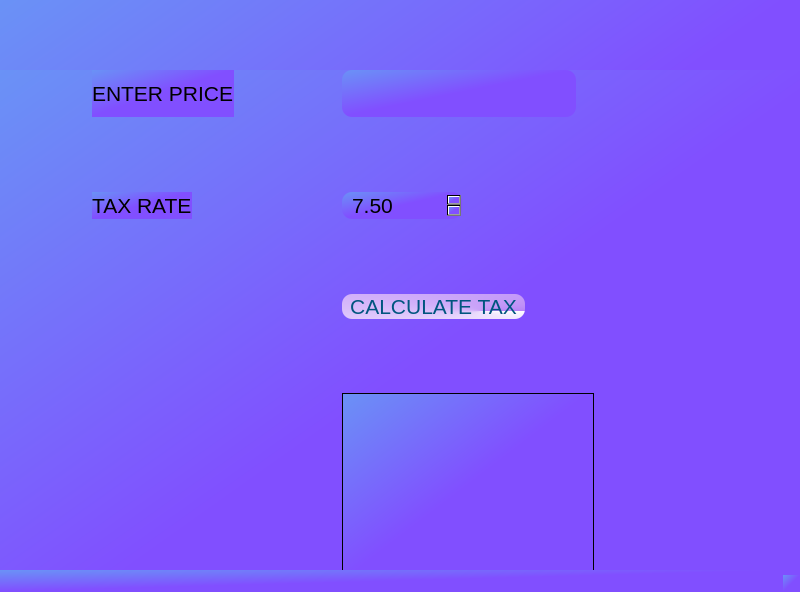
<?xml version="1.0" encoding="UTF-8"?>
<ui version="4.0">
 <class>Tax_Calculator</class>
 <widget class="QMainWindow" name="Tax_Calculator">
  <property name="geometry">
   <rect>
    <x>0</x>
    <y>0</y>
    <width>800</width>
    <height>592</height>
   </rect>
  </property>
  <property name="minimumSize">
   <size>
    <width>500</width>
    <height>500</height>
   </size>
  </property>
  <property name="font">
   <font>
    <family>Yu Gothic UI Semibold</family>
    <pointsize>12</pointsize>
    <weight>75</weight>
    <bold>true</bold>
   </font>
  </property>
  <property name="windowTitle">
   <string>Tax Calculator</string>
  </property>
  <property name="styleSheet">
   <string notr="true">QTextEdit#textEdit_output{
color:rgb(0, 0, 0);
background color:rgb(255, 255, 255);
}
QPushButton{
color:rgb(0, 85, 127);
border: 2px rgb(170, 170, 255);
border-radius: 10px;
padding:0 8px;
background: qconicalgradient(cx:0.755682, cy:0.682, angle:5, stop:0 rgba(183, 131, 246, 255), stop:1 rgba(255, 255, 255, 255));}
QLineEdit#lineEdit_price{
color:rgb(0, 0, 0);
border: 2px rgb(85, 0, 0);
border:10px  rgb(255, 85, 0) ;
border-radius: 10px;
padding:10 8px
}
QDoubleSpinBox#doubleSpinBox_rate{
color:rgb(0, 0, 0);
border: 2px rgb(170, 170, 255);
border:1px  rgb(170, 170, 255) ;
border-radius: 10px;
padding:0 8px
}

*
{
background:qlineargradient(spread:pad, x1:0, y1:0, x2:1, y2:1, stop:0 rgba(106, 146, 246, 255), stop:0.488636 rgba(129, 79, 255, 255));
}</string>
  </property>
  <widget class="QWidget" name="centralwidget">
   <widget class="QWidget" name="layoutWidget">
    <property name="geometry">
     <rect>
      <x>0</x>
      <y>70</y>
      <width>846</width>
      <height>604</height>
     </rect>
    </property>
    <layout class="QGridLayout" name="gridLayout">
     <item row="0" column="0">
      <spacer name="horizontalSpacer_9">
       <property name="orientation">
        <enum>Qt::Horizontal</enum>
       </property>
       <property name="sizeHint" stdset="0">
        <size>
         <width>88</width>
         <height>20</height>
        </size>
       </property>
      </spacer>
     </item>
     <item row="0" column="1" colspan="2">
      <widget class="QLabel" name="label_EnterPrice">
       <property name="font">
        <font>
         <pointsize>16</pointsize>
        </font>
       </property>
       <property name="text">
        <string>ENTER PRICE</string>
       </property>
      </widget>
     </item>
     <item row="0" column="3">
      <spacer name="horizontalSpacer">
       <property name="orientation">
        <enum>Qt::Horizontal</enum>
       </property>
       <property name="sizeHint" stdset="0">
        <size>
         <width>98</width>
         <height>20</height>
        </size>
       </property>
      </spacer>
     </item>
     <item row="0" column="4" colspan="4">
      <widget class="QLineEdit" name="lineEdit_price">
       <property name="font">
        <font>
         <pointsize>16</pointsize>
        </font>
       </property>
       <property name="autoFillBackground">
        <bool>false</bool>
       </property>
       <property name="styleSheet">
        <string notr="true"/>
       </property>
      </widget>
     </item>
     <item row="0" column="8" colspan="2">
      <spacer name="horizontalSpacer_3">
       <property name="orientation">
        <enum>Qt::Horizontal</enum>
       </property>
       <property name="sizeHint" stdset="0">
        <size>
         <width>248</width>
         <height>20</height>
        </size>
       </property>
      </spacer>
     </item>
     <item row="1" column="5">
      <spacer name="verticalSpacer">
       <property name="orientation">
        <enum>Qt::Vertical</enum>
       </property>
       <property name="sizeHint" stdset="0">
        <size>
         <width>20</width>
         <height>58</height>
        </size>
       </property>
      </spacer>
     </item>
     <item row="2" column="0">
      <spacer name="horizontalSpacer_10">
       <property name="orientation">
        <enum>Qt::Horizontal</enum>
       </property>
       <property name="sizeHint" stdset="0">
        <size>
         <width>88</width>
         <height>20</height>
        </size>
       </property>
      </spacer>
     </item>
     <item row="2" column="1">
      <widget class="QLabel" name="label_TaxRate">
       <property name="font">
        <font>
         <pointsize>16</pointsize>
        </font>
       </property>
       <property name="text">
        <string>TAX RATE</string>
       </property>
      </widget>
     </item>
     <item row="2" column="2" colspan="2">
      <spacer name="horizontalSpacer_2">
       <property name="orientation">
        <enum>Qt::Horizontal</enum>
       </property>
       <property name="sizeHint" stdset="0">
        <size>
         <width>128</width>
         <height>20</height>
        </size>
       </property>
      </spacer>
     </item>
     <item row="2" column="4" colspan="2">
      <widget class="QDoubleSpinBox" name="doubleSpinBox_rate">
       <property name="font">
        <font>
         <pointsize>16</pointsize>
        </font>
       </property>
       <property name="mouseTracking">
        <bool>false</bool>
       </property>
       <property name="minimum">
        <double>7.500000000000000</double>
       </property>
       <property name="singleStep">
        <double>0.010000000000000</double>
       </property>
      </widget>
     </item>
     <item row="2" column="6" colspan="4">
      <spacer name="horizontalSpacer_4">
       <property name="orientation">
        <enum>Qt::Horizontal</enum>
       </property>
       <property name="sizeHint" stdset="0">
        <size>
         <width>338</width>
         <height>20</height>
        </size>
       </property>
      </spacer>
     </item>
     <item row="3" column="5">
      <spacer name="verticalSpacer_2">
       <property name="orientation">
        <enum>Qt::Vertical</enum>
       </property>
       <property name="sizeHint" stdset="0">
        <size>
         <width>20</width>
         <height>68</height>
        </size>
       </property>
      </spacer>
     </item>
     <item row="4" column="0" colspan="4">
      <spacer name="horizontalSpacer_7">
       <property name="orientation">
        <enum>Qt::Horizontal</enum>
       </property>
       <property name="sizeHint" stdset="0">
        <size>
         <width>328</width>
         <height>20</height>
        </size>
       </property>
      </spacer>
     </item>
     <item row="4" column="4" colspan="3">
      <widget class="QPushButton" name="pushButton">
       <property name="font">
        <font>
         <pointsize>16</pointsize>
        </font>
       </property>
       <property name="text">
        <string>CALCULATE TAX</string>
       </property>
      </widget>
     </item>
     <item row="4" column="7" colspan="3">
      <spacer name="horizontalSpacer_5">
       <property name="orientation">
        <enum>Qt::Horizontal</enum>
       </property>
       <property name="sizeHint" stdset="0">
        <size>
         <width>258</width>
         <height>20</height>
        </size>
       </property>
      </spacer>
     </item>
     <item row="5" column="5">
      <spacer name="verticalSpacer_3">
       <property name="orientation">
        <enum>Qt::Vertical</enum>
       </property>
       <property name="sizeHint" stdset="0">
        <size>
         <width>20</width>
         <height>38</height>
        </size>
       </property>
      </spacer>
     </item>
     <item row="6" column="4" colspan="5">
      <widget class="QTextEdit" name="textEdit_output">
       <property name="sizePolicy">
        <sizepolicy hsizetype="Preferred" vsizetype="Expanding">
         <horstretch>0</horstretch>
         <verstretch>0</verstretch>
        </sizepolicy>
       </property>
       <property name="font">
        <font>
         <pointsize>16</pointsize>
        </font>
       </property>
       <property name="lineWidth">
        <number>2</number>
       </property>
      </widget>
     </item>
     <item row="7" column="0" colspan="5">
      <spacer name="horizontalSpacer_8">
       <property name="orientation">
        <enum>Qt::Horizontal</enum>
       </property>
       <property name="sizeHint" stdset="0">
        <size>
         <width>328</width>
         <height>20</height>
        </size>
       </property>
      </spacer>
     </item>
     <item row="7" column="9">
      <spacer name="horizontalSpacer_6">
       <property name="orientation">
        <enum>Qt::Horizontal</enum>
       </property>
       <property name="sizeHint" stdset="0">
        <size>
         <width>248</width>
         <height>20</height>
        </size>
       </property>
      </spacer>
     </item>
     <item row="9" column="5">
      <spacer name="verticalSpacer_4">
       <property name="orientation">
        <enum>Qt::Vertical</enum>
       </property>
       <property name="sizeHint" stdset="0">
        <size>
         <width>20</width>
         <height>68</height>
        </size>
       </property>
      </spacer>
     </item>
    </layout>
   </widget>
  </widget>
  <widget class="QMenuBar" name="menubar">
   <property name="geometry">
    <rect>
     <x>0</x>
     <y>0</y>
     <width>800</width>
     <height>21</height>
    </rect>
   </property>
  </widget>
  <widget class="QStatusBar" name="statusbar"/>
 </widget>
 <resources/>
 <connections/>
</ui>
